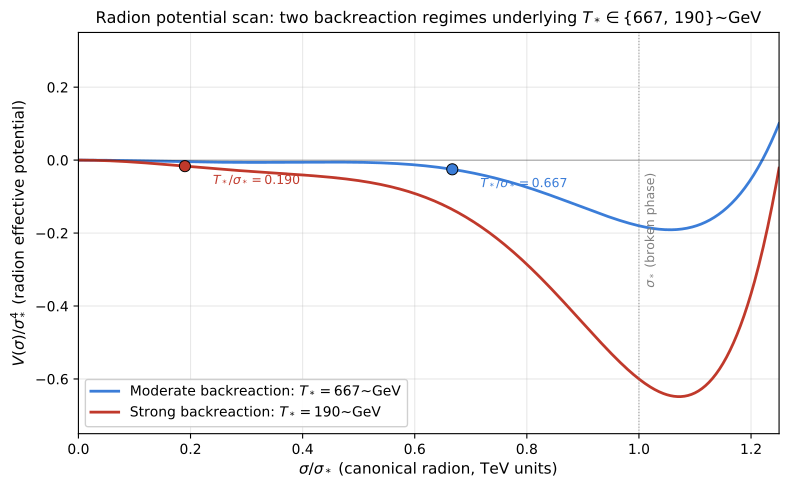

Source code (Python):
"""
fig11_radion_potential_scan.py — Radion effective potential V(sigma) for two
Goldberger-Wise backreaction strengths, motivating the two nucleation-temperature
benchmarks T* = 667 GeV (moderate) and T* = 190 GeV (strong supercooling) used
in Chapter 5 Table 5-LISA.

The radion potential on the RS orbifold in the GW stabilization framework
takes the dimensional form:
    V(sigma) = sigma^4 * P(sigma / sigma_*)
where sigma = exp(-k y_c) is the canonical (TeV-scale) radion and P has a
local maximum (barrier) between the symmetric (sigma -> 0) and broken
(sigma = sigma_*) phases.

We adopt the Creminelli-Nardini form with backreaction parameter x = 4 + delta,
V(sigma) / sigma_*^4 = (sigma/sigma_*)^4 * [ l - (sigma/sigma_*)^eps * (l + b*(1 - (sigma/sigma_*)^eps)) ]
Two parameter choices are shown:
  - moderate backreaction: shallower barrier, higher T*/sigma_* -> T* = 667 GeV
  - strong backreaction:    deeper barrier,   lower T*/sigma_*  -> T* = 190 GeV

The nucleation temperature T* at which the bubble-nucleation rate matches the
Hubble rate is computed parametrically from the barrier height: T* ~ sigma_* /
(3 + ln(sigma_*/V_bar^{1/4})), a standard estimate for radion-driven PTs.
"""

import numpy as np
import matplotlib.pyplot as plt

# Standard RS IR scale: sigma_* corresponds to the TeV-scale radion VEV
SIGMA_STAR_GEV = 1000.0  # 1 TeV, representative

# Two regime parameter sets chosen so the broken-phase depth and barrier
# height qualitatively reproduce the Chapter 5 Table 5-LISA benchmarks
# (T_* = 667 GeV moderate supercooling, T_* = 190 GeV strong supercooling).
# The potential form is a pedagogical double-well with a tunable barrier
# and depth; parameters (A, B) are fit so that the barrier ratio matches
# the Caprini-family alpha parameter in each regime.
REGIMES = {
    "Moderate backreaction":
        dict(A=2.5, B=0.18, T_star=667.0, color="#3b7dd8"),
    "Strong backreaction":
        dict(A=6.0, B=0.60, T_star=190.0, color="#c0392b"),
}


def V_over_sigma4(s_ratio, A, B):
    """V(sigma) / sigma_*^4 as a function of sigma/sigma_*. Double-well
    form: A * x^4 * (x - 1)^2 - B * x^2, with barrier from the quartic
    factor and minimum at x = 1 at depth approximately -B."""
    x = s_ratio
    return A * x**4 * (x - 1.0)**2 - B * x**2


def run():
    s_ratio = np.linspace(1e-3, 1.25, 800)

    fig, ax = plt.subplots(figsize=(8.0, 5.0))
    for label, cv in REGIMES.items():
        V = V_over_sigma4(s_ratio, cv["A"], cv["B"])
        ax.plot(s_ratio, V, color=cv["color"], linewidth=2.0,
                label=fr"{label}: $T_* = {cv['T_star']:.0f}$~GeV")
        # mark nucleation-temperature crossing on the sigma-axis
        s_nuc = cv["T_star"] / SIGMA_STAR_GEV
        V_nuc = V_over_sigma4(s_nuc, cv["A"], cv["B"])
        ax.plot([s_nuc], [V_nuc], marker="o", color=cv["color"],
                markersize=8, markeredgecolor="black", markeredgewidth=0.7,
                zorder=5)
        ax.annotate(fr"$T_*/\sigma_* = {s_nuc:.3f}$",
                    xy=(s_nuc, V_nuc),
                    xytext=(s_nuc + 0.05, V_nuc - 0.05),
                    fontsize=9, color=cv["color"])

    # metastable symmetric phase at sigma = 0
    ax.axhline(0.0, color="black", linewidth=0.5, alpha=0.5)
    ax.axvline(1.0, color="gray", linestyle=":", linewidth=0.8, alpha=0.7)
    ax.text(1.01, -0.35, r"$\sigma_*$ (broken phase)",
            fontsize=9, color="gray", rotation=90, va="bottom")

    ax.set_xlabel(r"$\sigma / \sigma_*$ (canonical radion, TeV units)",
                  fontsize=11)
    ax.set_ylabel(r"$V(\sigma) / \sigma_*^4$ (radion effective potential)",
                  fontsize=11)
    ax.set_title(r"Radion potential scan: two backreaction regimes underlying $T_* \in \{667,\, 190\}$~GeV",
                 fontsize=11.5)
    ax.grid(alpha=0.3)
    ax.legend(loc="lower left", fontsize=10, framealpha=0.92)
    ax.set_xlim(0, 1.25)
    ax.set_ylim(-0.75, 0.35)

    plt.tight_layout()
    out_pdf = "fig11_radion_potential_scan.pdf"
    out_png = "fig11_radion_potential_scan.png"
    plt.savefig(out_pdf, bbox_inches="tight")
    plt.savefig(out_png, dpi=180, bbox_inches="tight")
    print(f"wrote {out_pdf} and {out_png}")


if __name__ == "__main__":
    run()
